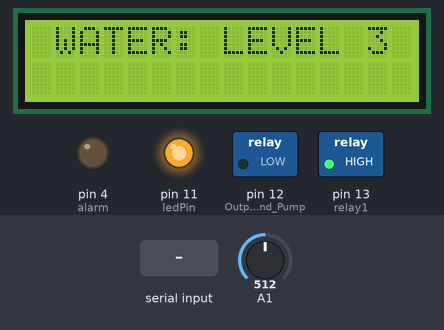
Bench run of a sketch on a simulated Arduino Uno, built with avr-gcc and run on an emulated ATmega328P. On the bench: 16×2 character LCD, switched loads named in the sketch (green lamp = pin HIGH), output pins drawn as LEDs (lit = HIGH). Inputs (shaded band) come from the test bench; at power-on: A1 = 512. What the sketch prints to the serial monitor is not drawn.

Above: at 3.2 s.
3.3 s: A1 set to 861
At 4.7 s:
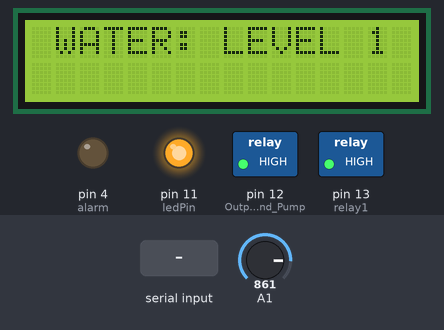
5.6 s: A1 set to 892
At 7.0 s:
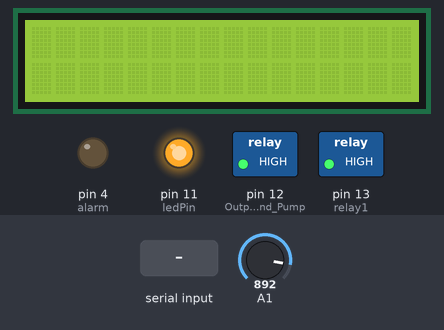
7.6 s: A1 set to 531
At 9.3 s:
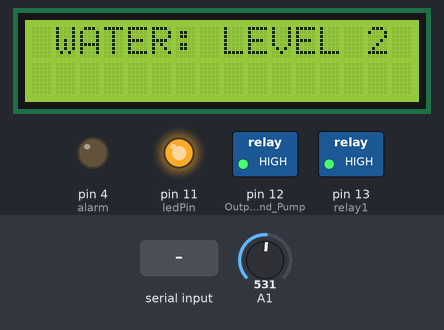
9.6 s: A1 set to 516
At 11.0 s:
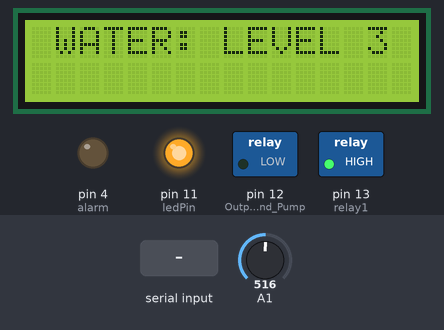
11.7 s: A1 set to 535
At 12.6 s:
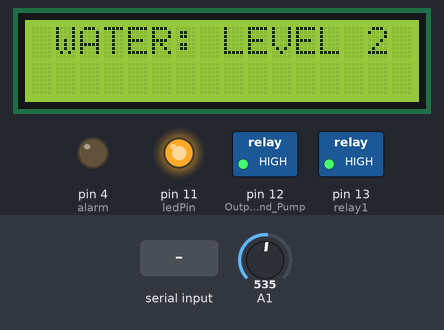
13.7 s: "turn off light\n" received over Serial
Timing chart, 0 to 16.7 s (numbered marks = the images above; inputs shaded):
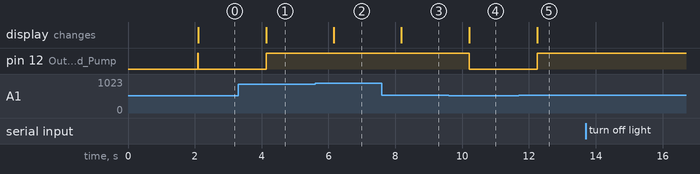

The sketch:

smart_farming_BT.ino
```cpp
// Made by Harisudhan
//www.youtube.com/@harisudhantechnology viste for more projects

#include <Wire.h>
#include <LiquidCrystal_I2C.h>
#include <DHT.h>

#define DHTTYPE DHT11   // Type of DHT sensor
#define alarm 4        // Alarm weather
const int ldrPin = A0;  //  LDR Sensor light
#define ledPin 11
#define DHTPIN 9   // Pin connected to DHT11 data wire
#define relay1 13  //LIGHT

LiquidCrystal_I2C lcd(0x27, 16, 2);
DHT dht(DHTPIN, DHTTYPE);
String voice;
void setup() {
  dht.begin();
  lcd.init();
  lcd.backlight();
  lcd.setCursor(1, 1);
  lcd.print("Smart Farming");
  delay(2000);  // Display the text for 2 seconds
  lcd.clear();

  pinMode(relay1, OUTPUT);  //Set relay1 as an output
  pinMode(alarm, OUTPUT);   // Alarm
  pinMode(DHTPIN, INPUT);   // DHTPIN
  pinMode(12, OUTPUT);      // Output Relay and Pump
  pinMode(ledPin, OUTPUT);

  digitalWrite(relay1, HIGH);  //Switch relay1 off
  digitalWrite(12, HIGH);
  digitalWrite(ledPin, HIGH);
  digitalWrite(alarm, LOW);
  Serial.begin(9600);
}

void loop() {
  // ldr_sensor();
  Moisture();
//  DTH();


  while (Serial.available()) {  //Check if there is an available byte to read
    delay(100);                 //Delay added to make thing stable
    char c = Serial.read();     //Conduct a serial read
    if (c == '#') {
      break;  //Exit the loop when the # is detected after the word
    }
    voice += c;  //Shorthand for voice = voice + c
  }
  if (voice.length() > 0)
  ////////////////////////////////////////////////////////////////////
  {
    if (voice == "turn on light") {  //Voice Command
      digitalWrite(relay1, LOW);     //light Relay 01 ON
      Serial.print("LIGHT ON\n");

    } else if (voice == "turn off light") {  //Voice Command
      digitalWrite(relay1, HIGH);            //light Relay 03 OFF
      Serial.print("LIGHT OFF\n");
    }

    voice = "";  //Reset the variable after initiating
  }
}


// void ldr_sensor() {

//   int ldrValue = analogRead(ldrPin);
//   Serial.println(ldrValue);

//   if (ldrValue > 600) {
//     digitalWrite(ledPin, HIGH);
//     Serial.print("HIGH\n");
//   } else {
//     digitalWrite(ledPin, LOW);
//     Serial.print("LOW\n");
//   }

//   delay(500);
// }

void DTH() {
  float h = dht.readHumidity();
  float t = dht.readTemperature();

  if (isnan(h) || isnan(t)) {
    Serial.println("Failed to read from DHT sensor!");
    return;
  }

  Serial.print("\nHumidity: ");
  Serial.print(h);
  Serial.println(" %");
  Serial.print("Temperature: ");
  Serial.print(t);
  Serial.println(" *C");

  // Clear previous sensor readings from the display
  lcd.clear();

  // Display Humidity and Temperature on the same line

  lcd.setCursor(0, 1);  // Start at the Second line
  lcd.print("H: ");
  lcd.print(h);
  lcd.print("% T: ");
  lcd.print(t);
  lcd.print("C");

  // // Display Humidity
  // lcd.setCursor(0, 0);
  // lcd.print("Humidity: ");
  // lcd.print(h);
  // lcd.print(" %");

  // // Display Temperature
  // lcd.setCursor(0, 1);
  // lcd.print("Temp: ");
  // lcd.print(t);
  // lcd.print(" *C");

  // Check for temperature thresholds
  if (t < 24.00 || t > 35.5) {
    for (int i = 0; i < 3; i++) {
      Serial.println("Weather is bad");
      digitalWrite(alarm, HIGH);
      delay(250);
      digitalWrite(alarm, LOW);
    }
  }

  delay(1000);
}

void Moisture() {
  int level = analogRead(A1);  // Updated to use A0 for clarity
//  Serial.println("Analog value:");
//  Serial.println(level);

  lcd.clear();  // Clear display before printing new moisture level

  if (level < 175) {
    lcd.setCursor(0, 0);
    lcd.print(" WATER: LEVEL 5");
    Serial.print("Moisture: LEVEL 5");
    digitalWrite(12, HIGH);
  } else if (level < 350) {
    lcd.setCursor(0, 0);
    lcd.print(" WATER: LEVEL 4");
    Serial.print("Moisture: LEVEL 4");
    digitalWrite(12, LOW);
  } else if (level < 525) {
    lcd.setCursor(0, 0);
    lcd.print(" WATER: LEVEL 3");
    Serial.print("Moisture: LEVEL 3");
    digitalWrite(12, LOW);
  } else if (level < 700) {
    lcd.setCursor(0, 0);
    lcd.print(" WATER: LEVEL 2");
    Serial.print("Moisture: LEVEL 2");
    digitalWrite(12, HIGH);
  } else if (level < 876) {
    lcd.setCursor(0, 0);
    lcd.print(" WATER: LEVEL 1");
    Serial.print("Moisture: LEVEL 1");
    digitalWrite(12, HIGH);
  }
Serial.print("\n");
  delay(1000);
}
```

Measured:
- the behaviour switches between 875 and 876 on A1 (found by bisection; images 1 and 2)
- the behaviour switches between 525 and 524 on A1 (found by bisection; images 3 and 4)
- after the input at 3.3 s, pin 12 (Output_Relay_and_Pump): LOW → HIGH after 0.83 s; the display: changes after 0.83 s (image 1)
- after the input at 5.6 s, the display: changes after 0.55 s (image 2)
- after the input at 7.6 s, the display: changes after 0.58 s (image 3)
- after the input at 9.6 s, pin 12 (Output_Relay_and_Pump): HIGH → LOW after 0.61 s; the display: changes after 0.61 s (image 4)
- after the input at 11.7 s, pin 12 (Output_Relay_and_Pump): LOW → HIGH after 0.55 s; the display: changes after 0.55 s (image 5)
- after the input at 13.7 s, every drawn part: stays the same
